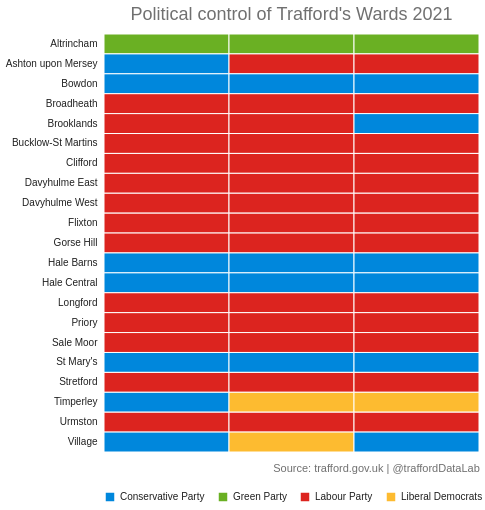

Write a Vega-Lite specification for this figure.
### Vega-Lite specification from a JSON file in a GitHub repository (floating-point values rounded to 4 significant figures)
{"$schema": "https://vega.github.io/schema/vega-lite/v5.json", "description": "Visualisation showing the party represented by the three councillors in each of Trafford's wards", "autosize": {"type": "fit"}, "width": 475, "height": 500, "title": {"text": "Political control of Trafford's Wards 2021", "offset": 10, "font": "sans-serif", "fontWeight": 400, "fontSize": 18, "color": "#707070"}, "data": {"values": [{"ward": "Altrincham", "councillor_name": "JERROME, Dan", "councillor_party": "Green Party", "councillor_party_label": "Green Party", "elected_year": "2018", "elected_ordinal": "1"}, {"ward": "Altrincham", "councillor_name": "WELTON, Michael John", "councillor_party": "Green Party", "councillor_party_label": "Green Party", "elected_year": "2019", "elected_ordinal": "2"}, {"ward": "Altrincham", "councillor_name": "COGGINS, Geraldine Philomena", "councillor_party": "Green Party", "councillor_party_label": "Green Party", "elected_year": "2021", "elected_ordinal": "3"}, {"ward": "Ashton upon Mersey", "councillor_name": "LAMB, John Terence", "councillor_party": "Conservative Party", "councillor_party_label": "Conservative Party", "elected_year": "2018", "elected_ordinal": "1"}, {"ward": "Ashton upon Mersey", "councillor_name": "HARTLEY, Benjamin", "councillor_party": "Labour Party", "councillor_party_label": "Labour Party", "elected_year": "2019", "elected_ordinal": "2"}, {"ward": "Ashton upon Mersey", "councillor_name": "GILBERT, Shona Jane", "councillor_party": "Labour Party", "councillor_party_label": "Labour Party", "elected_year": "2021", "elected_ordinal": "3"}, {"ward": "Bowdon", "councillor_name": "BARCLAY, Karen Myra", "councillor_party": "Conservative Party", "councillor_party_label": "Conservative Party", "elected_year": "2018", "elected_ordinal": "1"}, {"ward": "Bowdon", "councillor_name": "MIRZA, Mussadak", "councillor_party": "Conservative Party", "councillor_party_label": "Conservative Party", "elected_year": "2021", "elected_ordinal": "2"}, {"ward": "Bowdon", "councillor_name": "WHETTON, Michael Peter", "councillor_party": "Conservative Party", "councillor_party_label": "Conservative Party", "elected_year": "2021", "elected_ordinal": "3"}, {"ward": "Broadheath", "councillor_name": "WHYTE, Amy Marie", "councillor_party": "Labour Party", "councillor_party_label": "Labour Party", "elected_year": "2018", "elected_ordinal": "1"}, {"ward": "Broadheath", "councillor_name": "CARR, Serena", "councillor_party": "Labour Party", "councillor_party_label": "Labour Party", "elected_year": "2019", "elected_ordinal": "2"}, {"ward": "Broadheath", "councillor_name": "WESTERN, Denise Ailsa", "councillor_party": "Labour Party", "councillor_party_label": "Labour Party", "elected_year": "2021", "elected_ordinal": "3"}, {"ward": "Brooklands", "councillor_name": "LONGDEN, Steven Gregory", "councillor_party": "Labour Party", "councillor_party_label": "Labour Party", "elected_year": "2018", "elected_ordinal": "1"}, {"ward": "Brooklands", "councillor_name": "THOMPSON, Rose", "councillor_party": "Labour Party", "councillor_party_label": "Labour Party", "elected_year": "2019", "elected_ordinal": "2"}, {"ward": "Brooklands", "councillor_name": "BOYES, Christopher John [Chris]", "councillor_party": "Conservative Party", "councillor_party_label": "Conservative Party", "elected_year": "2021", "elected_ordinal": "3"}, {"ward": "Bucklow-St Martins", "councillor_name": "NEW, Adele Louise", "councillor_party": "Labour Party", "councillor_party_label": "Labour Party", "elected_year": "2018", "elected_ordinal": "1"}, {"ward": "Bucklow-St Martins", "councillor_name": "WILLIAMS, Aidan James", "councillor_party": "Labour Party", "councillor_party_label": "Labour Party", "elected_year": "2019", "elected_ordinal": "2"}, {"ward": "Bucklow-St Martins", "councillor_name": "WRIGHT, James Alexander", "councillor_party": "Labour Party", "councillor_party_label": "Labour Party", "elected_year": "2021", "elected_ordinal": "3"}, {"ward": "Clifford", "councillor_name": "TAYLOR, Sophie Rachel", "councillor_party": "Labour Party", "councillor_party_label": "Labour Party", "elected_year": "2018", "elected_ordinal": "1"}, {"ward": "Clifford", "councillor_name": "AKINOLA, Akilah", "councillor_party": "Labour Party", "councillor_party_label": "Labour Party", "elected_year": "2019", "elected_ordinal": "2"}, {"ward": "Clifford", "councillor_name": "HASSAN, Waseem", "councillor_party": "Labour Party", "councillor_party_label": "Labour Party", "elected_year": "2021", "elected_ordinal": "3"}, {"ward": "Davyhulme East", "councillor_name": "DILLON, Jayne Elizabeth", "councillor_party": "Labour Party", "councillor_party_label": "Labour Party", "elected_year": "2018", "elected_ordinal": "1"}, {"ward": "Davyhulme East", "councillor_name": "WINSTANLEY, Barry Gerard", "councillor_party": "Labour Party", "councillor_party_label": "Labour Party", "elected_year": "2019", "elected_ordinal": "2"}, {"ward": "Davyhulme East", "councillor_name": "AXFORD, Jill Margaret", "councillor_party": "Labour Party", "councillor_party_label": "Labour Party", "elected_year": "2021", "elected_ordinal": "3"}, {"ward": "Davyhulme West", "councillor_name": "WHITHAM, Graham", "councillor_party": "Labour Party", "councillor_party_label": "Labour Party", "elected_year": "2018", "elected_ordinal": "1"}, {"ward": "Davyhulme West", "councillor_name": "CARTER, Karina Gay", "councillor_party": "Labour Party", "councillor_party_label": "Labour Party", "elected_year": "2019", "elected_ordinal": "2"}, {"ward": "Davyhulme West", "councillor_name": "MAITLAND, Susan Ann [Sue]", "councillor_party": "Labour Party", "councillor_party_label": "Labour Party", "elected_year": "2021", "elected_ordinal": "3"}, {"ward": "Flixton", "councillor_name": "THOMAS, Simon Garfield", "councillor_party": "Labour Party", "councillor_party_label": "Labour Party", "elected_year": "2018", "elected_ordinal": "1"}, {"ward": "Flixton", "councillor_name": "CARTER, Gerard Anthony [Ged]", "councillor_party": "Labour Party", "councillor_party_label": "Labour Party", "elected_year": "2021", "elected_ordinal": "2"}, {"ward": "Flixton", "councillor_name": "O’SULLIVAN, Dolores Catherine", "councillor_party": "Labour Party", "councillor_party_label": "Labour Party", "elected_year": "2021", "elected_ordinal": "3"}, {"ward": "Gorse Hill", "councillor_name": "ACTON, David", "councillor_party": "Labour Party", "councillor_party_label": "Labour Party", "elected_year": "2018", "elected_ordinal": "1"}, {"ward": "Gorse Hill", "councillor_name": "CORDINGLEY, Michael John", "councillor_party": "Labour Party", "councillor_party_label": "Labour Party", "elected_year": "2019", "elected_ordinal": "2"}, {"ward": "Gorse Hill", "councillor_name": "WALSH, Laurence James", "councillor_party": "Labour Party", "councillor_party_label": "Labour Party", "elected_year": "2021", "elected_ordinal": "3"}, {"ward": "Hale Barns", "councillor_name": "BUTT, Dylan", "councillor_party": "Conservative Party", "councillor_party_label": "Conservative Party", "elected_year": "2018", "elected_ordinal": "1"}, {"ward": "Hale Barns", "councillor_name": "MORGAN, David James", "councillor_party": "Conservative Party", "councillor_party_label": "Conservative Party", "elected_year": "2019", "elected_ordinal": "2"}, {"ward": "Hale Barns", "councillor_name": "MYERS, Patrick John", "councillor_party": "Conservative Party", "councillor_party_label": "Conservative Party", "elected_year": "2021", "elected_ordinal": "3"}, {"ward": "Hale Central", "councillor_name": "MITCHELL, Alan Robert", "councillor_party": "Conservative Party", "councillor_party_label": "Conservative Party", "elected_year": "2018", "elected_ordinal": "1"}, {"ward": "Hale Central", "councillor_name": "YOUNG, Patricia Beatrix", "councillor_party": "Conservative Party", "councillor_party_label": "Conservative Party", "elected_year": "2019", "elected_ordinal": "2"}, {"ward": "Hale Central", "councillor_name": "CHALKIN, David Nathan", "councillor_party": "Conservative Party", "councillor_party_label": "Conservative Party", "elected_year": "2021", "elected_ordinal": "3"}, {"ward": "Longford", "councillor_name": "JARMAN, David Paul", "councillor_party": "Labour Party", "councillor_party_label": "Labour Party", "elected_year": "2018", "elected_ordinal": "1"}, {"ward": "Longford", "councillor_name": "HAUGHEY, Sarah Jane", "councillor_party": "Labour Party", "councillor_party_label": "Labour Party", "elected_year": "2021", "elected_ordinal": "2"}, {"ward": "Longford", "councillor_name": "LLOYD, Judith Ann", "councillor_party": "Labour Party", "councillor_party_label": "Labour Party", "elected_year": "2021", "elected_ordinal": "3"}, {"ward": "Priory", "councillor_name": "WESTERN, Andrew Howard", "councillor_party": "Labour Party", "councillor_party_label": "Labour Party", "elected_year": "2019", "elected_ordinal": "1"}, {"ward": "Priory", "councillor_name": "BROTHERTON, Barry", "councillor_party": "Labour Party", "councillor_party_label": "Labour Party", "elected_year": "2021", "elected_ordinal": "2"}, {"ward": "Priory", "councillor_name": "DAGNALL, Louise", "councillor_party": "Labour Party", "councillor_party_label": "Labour Party", "elected_year": "2021", "elected_ordinal": "3"}, {"ward": "Sale Moor", "councillor_name": "PATEL, Elizabeth Alice Louise", "councillor_party": "Labour Party", "councillor_party_label": "Labour Party", "elected_year": "2018", "elected_ordinal": "1"}, {"ward": "Sale Moor", "councillor_name": "BENNETT, Joanne Mary", "councillor_party": "Labour Party", "councillor_party_label": "Labour and Co-operative Party", "elected_year": "2019", "elected_ordinal": "2"}, {"ward": "Sale Moor", "councillor_name": "FREEMAN, Michael Edward [Mike]", "councillor_party": "Labour Party", "councillor_party_label": "Labour Party", "elected_year": "2021", "elected_ordinal": "3"}, {"ward": "St Mary's", "councillor_name": "CHILTON, Rob", "councillor_party": "Conservative Party", "councillor_party_label": "Conservative Party", "elected_year": "2018", "elected_ordinal": "1"}, {"ward": "St Mary's", "councillor_name": "BUNTING, Daniel Edward", "councillor_party": "Conservative Party", "councillor_party_label": "Conservative Party", "elected_year": "2019", "elected_ordinal": "2"}, {"ward": "St Mary's", "councillor_name": "HOLDEN, John Charles", "councillor_party": "Conservative Party", "councillor_party_label": "Conservative Party", "elected_year": "2021", "elected_ordinal": "3"}, {"ward": "Stretford", "councillor_name": "SLATER, Jane Winifred", "councillor_party": "Labour Party", "councillor_party_label": "Labour Party", "elected_year": "2018", "elected_ordinal": "1"}, {"ward": "Stretford", "councillor_name": "ADSHEAD, Stephen Anthony", "councillor_party": "Labour Party", "councillor_party_label": "Labour Party", "elected_year": "2019", "elected_ordinal": "2"}, {"ward": "Stretford", "councillor_name": "ROSS, Tom William", "councillor_party": "Labour Party", "councillor_party_label": "Labour Party", "elected_year": "2021", "elected_ordinal": "3"}, {"ward": "Timperley", "councillor_name": "EVANS, Nathan Morris France", "councillor_party": "Conservative Party", "councillor_party_label": "Conservative Party", "elected_year": "2018", "elected_ordinal": "1"}, {"ward": "Timperley", "councillor_name": "MINNIS, Meenakshi", "councillor_party": "Liberal Democrats", "councillor_party_label": "Liberal Democrats", "elected_year": "2019", "elected_ordinal": "2"}, {"ward": "Timperley", "councillor_name": "BROPHY, Jane Elisabeth", "councillor_party": "Liberal Democrats", "councillor_party_label": "Liberal Democrats", "elected_year": "2021", "elected_ordinal": "3"}, {"ward": "Urmston", "councillor_name": "PROCTER, Kevin Alan", "councillor_party": "Labour Party", "councillor_party_label": "Labour Party", "elected_year": "2018", "elected_ordinal": "1"}, {"ward": "Urmston", "councillor_name": "HARDING, Joanne", "councillor_party": "Labour Party", "councillor_party_label": "Labour and Co-operative Party", "elected_year": "2019", "elected_ordinal": "2"}, {"ward": "Urmston", "councillor_name": "HYNES, Catherine Louise", "councillor_party": "Labour Party", "councillor_party_label": "Labour Party", "elected_year": "2021", "elected_ordinal": "3"}, {"ward": "Village", "councillor_name": "CAREY, Thomas John Patrick", "councillor_party": "Conservative Party", "councillor_party_label": "Conservative Party", "elected_year": "2018", "elected_ordinal": "1"}, {"ward": "Village", "councillor_name": "NEWGROSH, Julian David", "councillor_party": "Liberal Democrats", "councillor_party_label": "Liberal Democrats", "elected_year": "2019", "elected_ordinal": "2"}, {"ward": "Village", "councillor_name": "BLACKBURN, Linda Louise", "councillor_party": "Conservative Party", "councillor_party_label": "Conservative Party", "elected_year": "2021", "elected_ordinal": "3"}]}, "encoding": {"x": {"field": "elected_ordinal", "type": "ordinal", "axis": {"labels": false, "description": "Source: trafford.gov.uk | @traffordDataLab", "title": "Source: trafford.gov.uk | @traffordDataLab", "titleX": 272, "titleY": 10, "titleFont": "sans-serif", "titleFontWeight": 300, "titleColor": "#707070"}}, "y": {"field": "ward", "type": "nominal", "axis": {"title": null, "offset": 5, "ticks": false, "minExtent": 70, "domain": false, "labelFont": "sans-serif", "labelColor": "#212121"}}}, "layer": [{"mark": {"type": "rect", "filled": true, "stroke": "#fff"}, "encoding": {"color": {"field": "councillor_party", "type": "ordinal", "scale": {"domain": ["Conservative Party", "Green Party", "Labour Party", "Liberal Democrats"], "range": ["#0087dc", "#6ab023", "#dc241f", "#fdbb30"]}, "legend": {"title": null, "orient": "bottom", "direction": "horizontal", "labelFont": "sans-serif", "labelColor": "#212121"}}, "size": {"value": 100}, "opacity": {"value": 1}, "tooltip": [{"field": "councillor_name", "type": "nominal", "title": "Councillor"}, {"field": "councillor_party_label", "type": "nominal", "title": "Party"}, {"field": "elected_year", "type": "nominal", "title": "Elected"}], "description": {"field": "ward"}}}], "config": {"style": {"cell": {"stroke": "transparent"}}, "axis": {"ticks": false, "domainColor": null}}}
